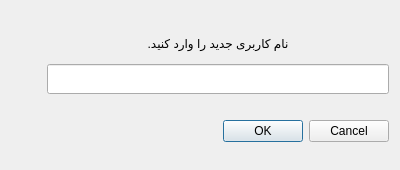
<?xml version="1.0" encoding="UTF-8"?>
<ui version="4.0">
 <class>Dialog</class>
 <widget class="QDialog" name="Dialog">
  <property name="geometry">
   <rect>
    <x>0</x>
    <y>0</y>
    <width>400</width>
    <height>170</height>
   </rect>
  </property>
  <property name="windowTitle">
   <string>Dialog</string>
  </property>
  <layout class="QGridLayout" name="gridLayout">
   <item row="2" column="1">
    <widget class="QLineEdit" name="userNameLineEdit">
     <property name="minimumSize">
      <size>
       <width>0</width>
       <height>30</height>
      </size>
     </property>
    </widget>
   </item>
   <item row="4" column="1">
    <widget class="QDialogButtonBox" name="buttonBox">
     <property name="orientation">
      <enum>Qt::Horizontal</enum>
     </property>
     <property name="standardButtons">
      <set>QDialogButtonBox::Cancel|QDialogButtonBox::Ok</set>
     </property>
    </widget>
   </item>
   <item row="0" column="1">
    <spacer name="verticalSpacer_2">
     <property name="orientation">
      <enum>Qt::Vertical</enum>
     </property>
     <property name="sizeHint" stdset="0">
      <size>
       <width>20</width>
       <height>40</height>
      </size>
     </property>
    </spacer>
   </item>
   <item row="5" column="1">
    <spacer name="verticalSpacer">
     <property name="orientation">
      <enum>Qt::Vertical</enum>
     </property>
     <property name="sizeHint" stdset="0">
      <size>
       <width>20</width>
       <height>40</height>
      </size>
     </property>
    </spacer>
   </item>
   <item row="2" column="0">
    <widget class="QLabel" name="checkUserNameIcon">
     <property name="minimumSize">
      <size>
       <width>30</width>
       <height>30</height>
      </size>
     </property>
     <property name="maximumSize">
      <size>
       <width>30</width>
       <height>30</height>
      </size>
     </property>
     <property name="text">
      <string/>
     </property>
    </widget>
   </item>
   <item row="1" column="1">
    <widget class="QLabel" name="titleLabel">
     <property name="minimumSize">
      <size>
       <width>0</width>
       <height>30</height>
      </size>
     </property>
     <property name="maximumSize">
      <size>
       <width>16777215</width>
       <height>30</height>
      </size>
     </property>
     <property name="text">
      <string>نام کاربری جدید را وارد کنید.</string>
     </property>
     <property name="alignment">
      <set>Qt::AlignCenter</set>
     </property>
    </widget>
   </item>
   <item row="3" column="1">
    <widget class="QLabel" name="errorLabel">
     <property name="styleSheet">
      <string notr="true">QLabel#errorLabel{color:rgb(193, 0, 3);}</string>
     </property>
     <property name="text">
      <string/>
     </property>
    </widget>
   </item>
  </layout>
 </widget>
 <resources/>
 <connections>
  <connection>
   <sender>buttonBox</sender>
   <signal>accepted()</signal>
   <receiver>Dialog</receiver>
   <slot>accept()</slot>
   <hints>
    <hint type="sourcelabel">
     <x>248</x>
     <y>254</y>
    </hint>
    <hint type="destinationlabel">
     <x>157</x>
     <y>274</y>
    </hint>
   </hints>
  </connection>
  <connection>
   <sender>buttonBox</sender>
   <signal>rejected()</signal>
   <receiver>Dialog</receiver>
   <slot>reject()</slot>
   <hints>
    <hint type="sourcelabel">
     <x>316</x>
     <y>260</y>
    </hint>
    <hint type="destinationlabel">
     <x>286</x>
     <y>274</y>
    </hint>
   </hints>
  </connection>
 </connections>
</ui>
